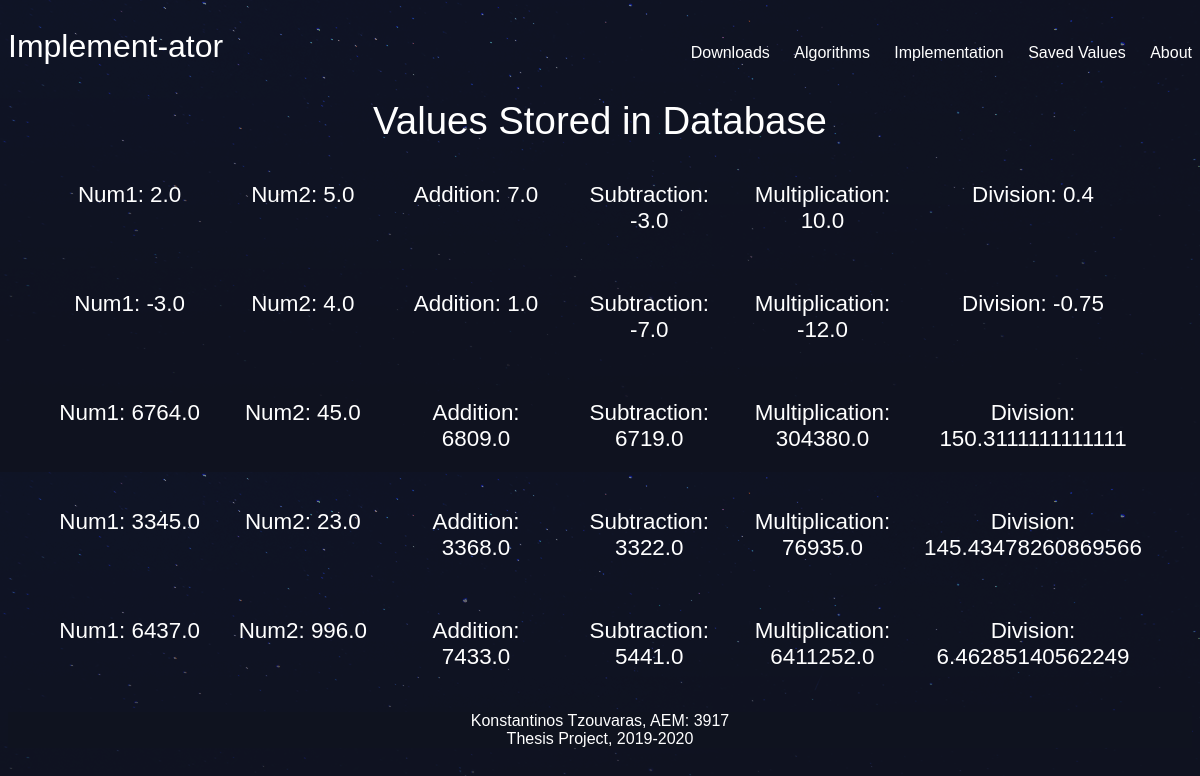
The page /saved_values/ on the database its author committed.
### implementation/models.py (models this page shows)
class Nums(models.Model):
    num1 = models.FloatField(default = '0')
    num2 = models.FloatField(default = '0')
    addition = models.FloatField(default = '0')
    subtraction = models.FloatField(default = '0')
    multiplication = models.FloatField(default = '0')
    division = models.FloatField(default = '0')
    class Meta:
        db_table = 'nums'

### savedValues/views.py (the view)
# urls.py: path('', views.savedValues_home, name = 'savedValues_home'),
def savedValues_home(request):
    objects = Nums.objects.all()
    args = {'objects': objects}
    return render(request, 'savedValues/savedValues_home.html', args)

### savedValues/templates/savedValues/savedValues_home.html
{% extends 'base_layout.html' %}
{% block content %}
<div class="savedValues_home">
  <h1> Values Stored in Database </h1>
  <div class="savedValues">
    {% for Nums in objects %}
        <p id="savedValues_paragraph">Num1: {{ Nums.num1 }} <br></p>
        <p id="savedValues_paragraph">Num2: {{ Nums.num2 }} <br> <br></p>
        <p id="savedValues_paragraph">Addition: {{ Nums.addition }} <br></p>
        <p id="savedValues_paragraph">Subtraction: {{ Nums.subtraction }} <br> <br></p>
        <p id="savedValues_paragraph">Multiplication: {{ Nums.multiplication }} <br></p>
        <p id="savedValues_paragraph">Division: {{ Nums.division }} <br> <br></p>
    {% endfor %}
  </div>
</div>
{% endblock %}

### templates/base_layout.html (shortened to what this page needs)
{% load static %}
<!DOCTYPE html>
<html lang="en" dir="ltr">
  <head>
    <link rel="stylesheet" href="{% static 'styles.css' %}"
  </head>
  <body>
    <header class="wrapper">
      <h1><a href="{% url 'home' %}">Implement-ator</a></h1>
      <nav>
        <ul>
            <li><a href="{% url 'downloads:downloads_home' %}">Downloads</a></li>
            <li><a href="{% url 'algorithms:algorithms_home' %}">Algorithms</a></li>
            <li><a href="{% url 'implementation:implementation_home' %}">Implementation</a></li>
            <li><a href="{% url 'savedValues:savedValues_home' %}">Saved Values</a></li>
            <li><a href="{% url 'about' %}">About</a></li>
        </ul>
      </nav>
    </header>
    <div class="wrapper">
      {% block content %}
      {% endblock %}
    </div>
    <footer>
      <p>Konstantinos Tzouvaras, AEM: 3917 <br> Thesis Project, 2019-2020</p>
    </footer>
  </body>
</html>

### assets/styles.css (style rules this page uses)
body { background-color: #0f121f; background-image: url(stars.png); background-repeat-y: no-repeat; color: #fff; }
body * { font-family: "Calibri", sans-serif; }
h1, h2, h3, h4, h5 { font-weight: normal; margin: 0; }
a, a:hover, a:visited { color: #fff; text-decoration: none; }
div.wrapper h1 { text-align: center; margin: 1px auto; font-size: 2.4em; margin-bottom: 1em; }
header { display: grid; grid-template-columns: 1fr 1fr; padding: 20px 0; }
nav { justify-self: end; }
nav li { display: inline-block; margin-left: 20px; }
footer { position: sticky; left: 0; bottom: 0; width: 100%; background: #0F131F; color: white; text-align: center; }
div.wrapper p { text-align: center; margin: 1px auto; font-size: 1.2em; margin-bottom: 4em; }
.savedValues { display: grid; grid-template-columns: 1fr 1fr 1fr 1fr 1fr 1fr; grid-gap: 30px; margin-right: 50px; margin-left: 50px; }
#savedValues_paragraph { font-size: 1.4em; margin-bottom: auto; }

### rows shown on the page
Nums: num1 "2.0", num2 "5.0", addition "7.0", subtraction "-3.0", multiplication "10.0", division "0.4"
Nums: num1 "-3.0", num2 "4.0", addition "1.0", subtraction "-7.0", multiplication "-12.0", division "-0.75"
Nums: num1 "6764.0", num2 "45.0", addition "6809.0", subtraction "6719.0", multiplication "304380.0", division "150.3111111111111"
Nums: num1 "3345.0", num2 "23.0", addition "3368.0", subtraction "3322.0", multiplication "76935.0", division "145.43478260869566"
Nums: num1 "6437.0", num2 "996.0", addition "7433.0", subtraction "5441.0", multiplication "6411252.0", division "6.46285140562249"
